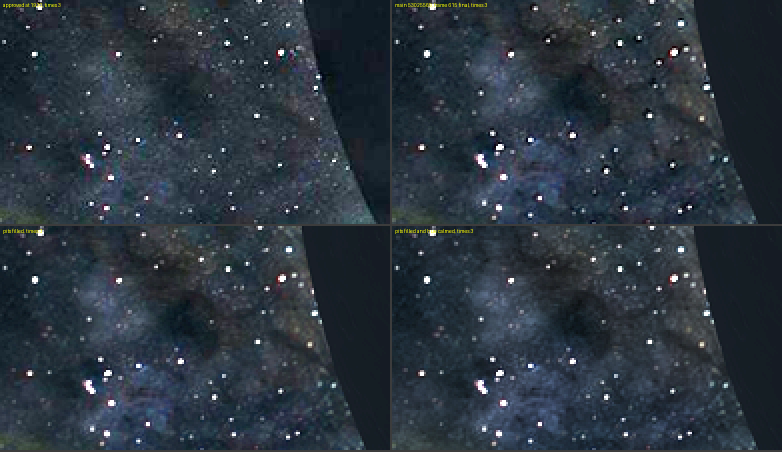
#> input picture assets-src/flightsky/mercury-615-pits-lifted.png, 1564 x 904 px (shown at 1/2 size)
$ python tiles.py ../../flightsky/neptune-4860-lowsky.jpg ../../flightsky/mercury-615-pits-lifted.png ../../flightsky/mercury-615-pits-lifted.png 5 1.0 ../../flightsky/mercury-615-pits-lifted.png
#> lines starting #> are read from the running program, lines starting #| are printed output that depends on the picture
import sys
from pathlib import Path

import cv2
import numpy as np

SIZE = 4096
TILE = 2240
LUMA = np.array([0.0722, 0.7152, 0.2126], np.float32)
CHROMA = 3.0
TAGS = {'tl': (0, 0), 'tr': (SIZE - TILE, 0), 'bl': (0, SIZE - TILE), 'br': (SIZE - TILE, SIZE - TILE)}


def smooth(a, b, x):
    t = np.clip((x - a) / (b - a), 0, 1)
    return t * t * (3 - 2 * t)


# [47 lines left out: functions split, lock, seam, join, not called in this run]


def assemble(canvas, tile_dir, out, sigma, takes, cut=False):
#> called with out = '5', sigma = 1, cut = False
    ref = cv2.imread(canvas, cv2.IMREAD_COLOR).astype(np.float32) / 255
    if ref.shape[0] != SIZE:
        ref = cv2.resize(ref, (SIZE, SIZE), interpolation=cv2.INTER_LANCZOS4)
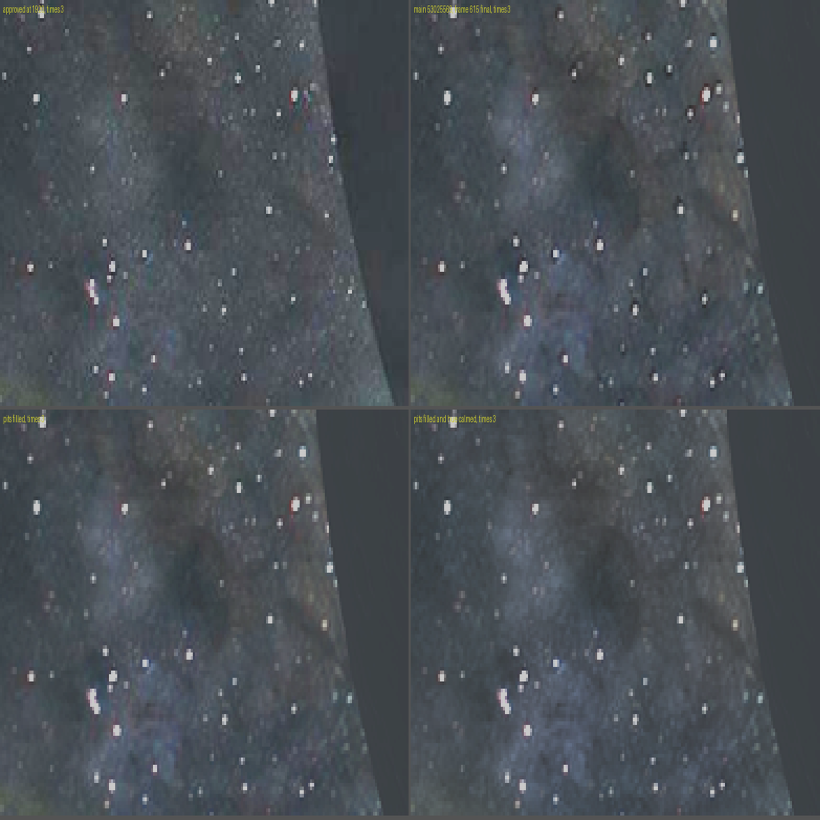
#> ref: shape (4096, 4096, 3) float32 (shown at 1/5 size); mean B, G, R 0.258, 0.214, 0.178; drawn with min black and max white
    over = 2 * TILE - SIZE
    tiles = {}
    for tag, (x, y) in TAGS.items():
#> (the run stopped early here; a loop or call above may not have finished)
